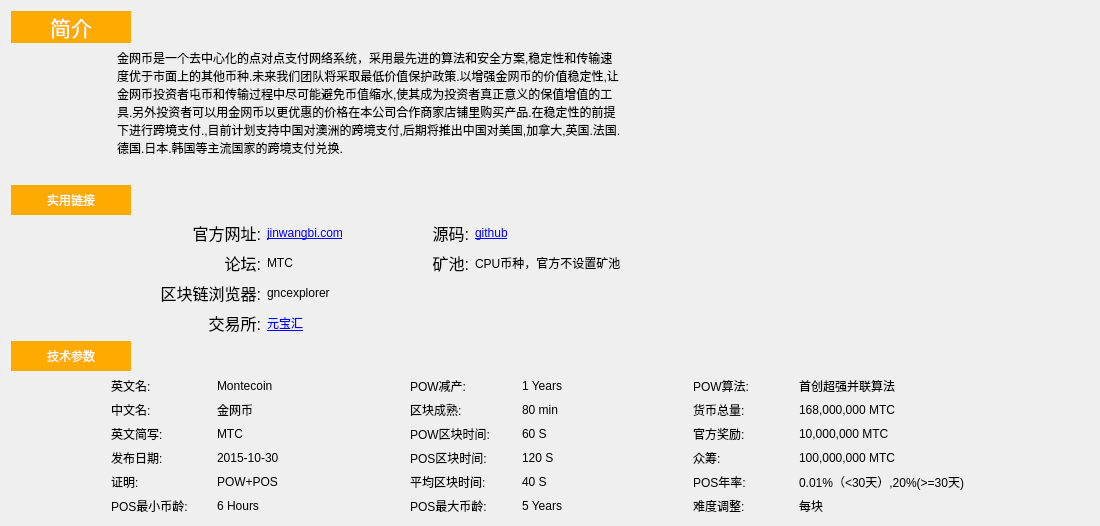
<?xml version="1.0" encoding="UTF-8"?>
<ui version="4.0">
 <class>BitcoinPage</class>
 <widget class="QWidget" name="BitcoinPage">
  <property name="geometry">
   <rect>
    <x>0</x>
    <y>0</y>
    <width>1100</width>
    <height>526</height>
   </rect>
  </property>
  <property name="windowTitle">
   <string>Form</string>
  </property>
  <layout class="QVBoxLayout" name="verticalLayout_5">
   <item>
    <layout class="QHBoxLayout" name="horizontalLayout_3">
     <item>
      <layout class="QVBoxLayout" name="verticalLayout_4">
       <item>
        <layout class="QVBoxLayout" name="verticalLayout_2">
         <item>
          <layout class="QHBoxLayout" name="horizontalLayout_4">
           <item>
            <widget class="QLabel" name="label">
             <property name="minimumSize">
              <size>
               <width>120</width>
               <height>30</height>
              </size>
             </property>
             <property name="styleSheet">
              <string notr="true">background-color: rgb(255, 170, 0);
color: rgb(255, 255, 255);
font: 75 16pt &quot;宋体&quot;;</string>
             </property>
             <property name="text">
              <string>&lt;!DOCTYPE HTML PUBLIC &quot;-//W3C//DTD HTML 4.0//EN&quot; &quot;http://www.w3.org/TR/REC-html40/strict.dtd&quot;&gt;
&lt;html&gt;&lt;head&gt;&lt;meta name=&quot;qrichtext&quot; content=&quot;1&quot; /&gt;&lt;style type=&quot;text/css&quot;&gt;
p, li { white-space: pre-wrap; }
&lt;/style&gt;&lt;/head&gt;&lt;body style=&quot; font-family:'宋体'; font-size:16pt; font-weight:72; font-style:normal;&quot;&gt;
&lt;p style=&quot; margin-top:12px; margin-bottom:12px; margin-left:0px; margin-right:0px; -qt-block-indent:0; text-indent:0px;&quot;&gt;简介&lt;/p&gt;&lt;/body&gt;&lt;/html&gt;</string>
             </property>
             <property name="scaledContents">
              <bool>false</bool>
             </property>
             <property name="alignment">
              <set>Qt::AlignCenter</set>
             </property>
            </widget>
           </item>
           <item>
            <spacer name="horizontalSpacer_4">
             <property name="orientation">
              <enum>Qt::Horizontal</enum>
             </property>
             <property name="sizeHint" stdset="0">
              <size>
               <width>40</width>
               <height>20</height>
              </size>
             </property>
            </spacer>
           </item>
          </layout>
         </item>
         <item>
          <layout class="QFormLayout" name="formLayout">
           <item row="0" column="0">
            <spacer name="horizontalSpacer_5">
             <property name="orientation">
              <enum>Qt::Horizontal</enum>
             </property>
             <property name="sizeType">
              <enum>QSizePolicy::Fixed</enum>
             </property>
             <property name="sizeHint" stdset="0">
              <size>
               <width>100</width>
               <height>20</height>
              </size>
             </property>
            </spacer>
           </item>
           <item row="0" column="1">
            <widget class="QLabel" name="label_5">
             <property name="minimumSize">
              <size>
               <width>500</width>
               <height>0</height>
              </size>
             </property>
             <property name="text">
              <string>&lt;html&gt;&lt;head/&gt;&lt;body&gt;&lt;p&gt;金网币是一个去中心化的点对点支付网络系统，采用最先进的算法和安全方案,稳定性和传输速度优于市面上的其他币种.未来我们团队将采取最低价值保护政策.以增强金网币的价值稳定性,让金网币投资者屯币和传输过程中尽可能避免币值缩水,使其成为投资者真正意义的保值增值的工具.另外投资者可以用金网币以更优惠的价格在本公司合作商家店铺里购买产品.在稳定性的前提下进行跨境支付.,目前计划支持中国对澳洲的跨境支付,后期将推出中国对美国,加拿大,英国.法国.德国.日本.韩国等主流国家的跨境支付兑换.&lt;/p&gt;&lt;/body&gt;&lt;/html&gt;</string>
             </property>
             <property name="wordWrap">
              <bool>true</bool>
             </property>
            </widget>
           </item>
          </layout>
         </item>
        </layout>
       </item>
       <item>
        <spacer name="verticalSpacer">
         <property name="orientation">
          <enum>Qt::Vertical</enum>
         </property>
         <property name="sizeType">
          <enum>QSizePolicy::Maximum</enum>
         </property>
         <property name="sizeHint" stdset="0">
          <size>
           <width>20</width>
           <height>30</height>
          </size>
         </property>
        </spacer>
       </item>
       <item>
        <layout class="QVBoxLayout" name="verticalLayout">
         <item>
          <layout class="QHBoxLayout" name="horizontalLayout">
           <item>
            <widget class="QLabel" name="label_3">
             <property name="minimumSize">
              <size>
               <width>120</width>
               <height>30</height>
              </size>
             </property>
             <property name="styleSheet">
              <string notr="true">color: rgb(255, 255, 255);
background-color: rgb(255, 170, 0);
font: 75 16pt &quot;宋体&quot;;</string>
             </property>
             <property name="text">
              <string>&lt;html&gt;&lt;head/&gt;&lt;body&gt;&lt;p&gt;实用链接&lt;/p&gt;&lt;/body&gt;&lt;/html&gt;</string>
             </property>
             <property name="alignment">
              <set>Qt::AlignCenter</set>
             </property>
            </widget>
           </item>
           <item>
            <spacer name="horizontalSpacer">
             <property name="orientation">
              <enum>Qt::Horizontal</enum>
             </property>
             <property name="sizeHint" stdset="0">
              <size>
               <width>40</width>
               <height>20</height>
              </size>
             </property>
            </spacer>
           </item>
          </layout>
         </item>
         <item>
          <layout class="QHBoxLayout" name="horizontalLayout_2">
           <item>
            <spacer name="horizontalSpacer_2">
             <property name="orientation">
              <enum>Qt::Horizontal</enum>
             </property>
             <property name="sizeType">
              <enum>QSizePolicy::Fixed</enum>
             </property>
             <property name="sizeHint" stdset="0">
              <size>
               <width>100</width>
               <height>20</height>
              </size>
             </property>
            </spacer>
           </item>
           <item>
            <layout class="QFormLayout" name="formLayout_2">
             <item row="0" column="0">
              <widget class="QLabel" name="label_4">
               <property name="sizePolicy">
                <sizepolicy hsizetype="Fixed" vsizetype="Preferred">
                 <horstretch>0</horstretch>
                 <verstretch>0</verstretch>
                </sizepolicy>
               </property>
               <property name="minimumSize">
                <size>
                 <width>150</width>
                 <height>0</height>
                </size>
               </property>
               <property name="text">
                <string>&lt;html&gt;&lt;head/&gt;&lt;body&gt;&lt;p&gt;&lt;span style=&quot; font-size:12pt;&quot;&gt;官方网址:&lt;/span&gt;&lt;/p&gt;&lt;/body&gt;&lt;/html&gt;</string>
               </property>
               <property name="alignment">
                <set>Qt::AlignRight|Qt::AlignTrailing|Qt::AlignVCenter</set>
               </property>
              </widget>
             </item>
             <item row="0" column="1">
              <widget class="QLabel" name="label_web">
               <property name="text">
                <string>&lt;html&gt;&lt;head/&gt;&lt;body&gt;&lt;p&gt;&lt;a href=&quot;www.jinwangbi.com&quot;&gt;&lt;span style=&quot; text-decoration: underline; color:#0000ff;&quot;&gt;jinwangbi.com&lt;/span&gt;&lt;/a&gt;&lt;/p&gt;&lt;/body&gt;&lt;/html&gt;</string>
               </property>
              </widget>
             </item>
             <item row="1" column="0">
              <widget class="QLabel" name="label_6">
               <property name="sizePolicy">
                <sizepolicy hsizetype="Preferred" vsizetype="Preferred">
                 <horstretch>0</horstretch>
                 <verstretch>0</verstretch>
                </sizepolicy>
               </property>
               <property name="minimumSize">
                <size>
                 <width>150</width>
                 <height>0</height>
                </size>
               </property>
               <property name="text">
                <string>&lt;html&gt;&lt;head/&gt;&lt;body&gt;&lt;p&gt;&lt;span style=&quot; font-size:12pt;&quot;&gt;论坛:&lt;/span&gt;&lt;/p&gt;&lt;/body&gt;&lt;/html&gt;</string>
               </property>
               <property name="alignment">
                <set>Qt::AlignRight|Qt::AlignTrailing|Qt::AlignVCenter</set>
               </property>
              </widget>
             </item>
             <item row="1" column="1">
              <widget class="QLabel" name="label_forum">
               <property name="text">
                <string>&lt;html&gt;&lt;head/&gt;&lt;body&gt;&lt;p&gt;MTC&lt;/p&gt;&lt;/body&gt;&lt;/html&gt;</string>
               </property>
              </widget>
             </item>
             <item row="2" column="0">
              <widget class="QLabel" name="label_9">
               <property name="minimumSize">
                <size>
                 <width>150</width>
                 <height>0</height>
                </size>
               </property>
               <property name="text">
                <string>&lt;html&gt;&lt;head/&gt;&lt;body&gt;&lt;p&gt;&lt;span style=&quot; font-size:12pt;&quot;&gt;区块链浏览器:&lt;/span&gt;&lt;/p&gt;&lt;/body&gt;&lt;/html&gt;</string>
               </property>
               <property name="alignment">
                <set>Qt::AlignRight|Qt::AlignTrailing|Qt::AlignVCenter</set>
               </property>
              </widget>
             </item>
             <item row="2" column="1">
              <widget class="QLabel" name="label_explorer">
               <property name="text">
                <string>&lt;html&gt;&lt;head/&gt;&lt;body&gt;&lt;p&gt;gncexplorer&lt;/p&gt;&lt;/body&gt;&lt;/html&gt;</string>
               </property>
              </widget>
             </item>
             <item row="3" column="0">
              <widget class="QLabel" name="label_8">
               <property name="sizePolicy">
                <sizepolicy hsizetype="Preferred" vsizetype="Expanding">
                 <horstretch>0</horstretch>
                 <verstretch>0</verstretch>
                </sizepolicy>
               </property>
               <property name="minimumSize">
                <size>
                 <width>150</width>
                 <height>0</height>
                </size>
               </property>
               <property name="layoutDirection">
                <enum>Qt::LeftToRight</enum>
               </property>
               <property name="text">
                <string>&lt;html&gt;&lt;head/&gt;&lt;body&gt;&lt;p&gt;&lt;span style=&quot; font-size:12pt;&quot;&gt;交易所:&lt;/span&gt;&lt;/p&gt;&lt;/body&gt;&lt;/html&gt;</string>
               </property>
               <property name="alignment">
                <set>Qt::AlignRight|Qt::AlignTrailing|Qt::AlignVCenter</set>
               </property>
              </widget>
             </item>
             <item row="3" column="1">
              <widget class="QLabel" name="label_ex">
               <property name="text">
                <string>&lt;html&gt;&lt;head/&gt;&lt;body&gt;&lt;p&gt;&lt;a href=&quot;https://yuanbaohui.com/coins&quot;&gt;&lt;span style=&quot; text-decoration: underline; color:#0000ff;&quot;&gt;元宝汇&lt;/span&gt;&lt;/a&gt;&lt;/p&gt;&lt;/body&gt;&lt;/html&gt;</string>
               </property>
              </widget>
             </item>
            </layout>
           </item>
           <item>
            <layout class="QFormLayout" name="formLayout_3">
             <item row="0" column="0">
              <widget class="QLabel" name="label_47">
               <property name="minimumSize">
                <size>
                 <width>120</width>
                 <height>0</height>
                </size>
               </property>
               <property name="text">
                <string>&lt;html&gt;&lt;head/&gt;&lt;body&gt;&lt;p&gt;&lt;span style=&quot; font-size:12pt;&quot;&gt;源码:&lt;/span&gt;&lt;/p&gt;&lt;/body&gt;&lt;/html&gt;</string>
               </property>
               <property name="alignment">
                <set>Qt::AlignRight|Qt::AlignTrailing|Qt::AlignVCenter</set>
               </property>
              </widget>
             </item>
             <item row="0" column="1">
              <widget class="QLabel" name="label_soundcode">
               <property name="text">
                <string>&lt;html&gt;&lt;head/&gt;&lt;body&gt;&lt;p&gt;&lt;a href=&quot;https://github.com/jinwangbi/montecoin&quot;&gt;&lt;span style=&quot; text-decoration: underline; color:#0000ff;&quot;&gt;github&lt;/span&gt;&lt;/a&gt;&lt;/p&gt;&lt;/body&gt;&lt;/html&gt;</string>
               </property>
              </widget>
             </item>
             <item row="1" column="0">
              <widget class="QLabel" name="label_7">
               <property name="sizePolicy">
                <sizepolicy hsizetype="Preferred" vsizetype="Preferred">
                 <horstretch>0</horstretch>
                 <verstretch>0</verstretch>
                </sizepolicy>
               </property>
               <property name="minimumSize">
                <size>
                 <width>120</width>
                 <height>0</height>
                </size>
               </property>
               <property name="text">
                <string>&lt;html&gt;&lt;head/&gt;&lt;body&gt;&lt;p&gt;&lt;span style=&quot; font-size:12pt;&quot;&gt;矿池:&lt;/span&gt;&lt;/p&gt;&lt;/body&gt;&lt;/html&gt;</string>
               </property>
               <property name="alignment">
                <set>Qt::AlignRight|Qt::AlignTrailing|Qt::AlignVCenter</set>
               </property>
              </widget>
             </item>
             <item row="1" column="1">
              <widget class="QLabel" name="label_pool">
               <property name="text">
                <string>&lt;html&gt;&lt;head/&gt;&lt;body&gt;&lt;p&gt;CPU币种，官方不设置矿池&lt;/p&gt;&lt;/body&gt;&lt;/html&gt;</string>
               </property>
              </widget>
             </item>
            </layout>
           </item>
          </layout>
         </item>
        </layout>
       </item>
      </layout>
     </item>
     <item>
      <spacer name="horizontalSpacer_3">
       <property name="orientation">
        <enum>Qt::Horizontal</enum>
       </property>
       <property name="sizeHint" stdset="0">
        <size>
         <width>40</width>
         <height>20</height>
        </size>
       </property>
      </spacer>
     </item>
     <item>
      <widget class="QLabel" name="label_10">
       <property name="sizePolicy">
        <sizepolicy hsizetype="Expanding" vsizetype="Expanding">
         <horstretch>0</horstretch>
         <verstretch>0</verstretch>
        </sizepolicy>
       </property>
       <property name="minimumSize">
        <size>
         <width>200</width>
         <height>200</height>
        </size>
       </property>
       <property name="styleSheet">
        <string notr="true">image: url(:/images/montecoin_intro);</string>
       </property>
       <property name="text">
        <string/>
       </property>
       <property name="pixmap">
        <pixmap>:/icons/intro_montecoin</pixmap>
       </property>
      </widget>
     </item>
     <item>
      <spacer name="horizontalSpacer_6">
       <property name="orientation">
        <enum>Qt::Horizontal</enum>
       </property>
       <property name="sizeType">
        <enum>QSizePolicy::Maximum</enum>
       </property>
       <property name="sizeHint" stdset="0">
        <size>
         <width>80</width>
         <height>20</height>
        </size>
       </property>
      </spacer>
     </item>
    </layout>
   </item>
   <item>
    <spacer name="verticalSpacer_2">
     <property name="orientation">
      <enum>Qt::Vertical</enum>
     </property>
     <property name="sizeType">
      <enum>QSizePolicy::Maximum</enum>
     </property>
     <property name="sizeHint" stdset="0">
      <size>
       <width>20</width>
       <height>30</height>
      </size>
     </property>
    </spacer>
   </item>
   <item>
    <layout class="QVBoxLayout" name="verticalLayout_3">
     <item>
      <layout class="QHBoxLayout" name="horizontalLayout_7">
       <item>
        <widget class="QLabel" name="label_2">
         <property name="minimumSize">
          <size>
           <width>120</width>
           <height>30</height>
          </size>
         </property>
         <property name="styleSheet">
          <string notr="true">color: rgb(255, 255, 255);
background-color: rgb(255, 170, 0);
font: 75 16pt &quot;宋体&quot;;</string>
         </property>
         <property name="text">
          <string>&lt;html&gt;&lt;head/&gt;&lt;body&gt;&lt;p&gt;技术参数&lt;/p&gt;&lt;/body&gt;&lt;/html&gt;</string>
         </property>
         <property name="alignment">
          <set>Qt::AlignCenter</set>
         </property>
        </widget>
       </item>
       <item>
        <spacer name="horizontalSpacer_11">
         <property name="orientation">
          <enum>Qt::Horizontal</enum>
         </property>
         <property name="sizeHint" stdset="0">
          <size>
           <width>40</width>
           <height>20</height>
          </size>
         </property>
        </spacer>
       </item>
      </layout>
     </item>
     <item>
      <layout class="QHBoxLayout" name="horizontalLayout_6">
       <item>
        <spacer name="horizontalSpacer_7">
         <property name="orientation">
          <enum>Qt::Horizontal</enum>
         </property>
         <property name="sizeType">
          <enum>QSizePolicy::Fixed</enum>
         </property>
         <property name="sizeHint" stdset="0">
          <size>
           <width>100</width>
           <height>20</height>
          </size>
         </property>
        </spacer>
       </item>
       <item>
        <layout class="QGridLayout" name="gridLayout_3">
         <item row="0" column="0">
          <widget class="QLabel" name="label_11">
           <property name="text">
            <string>英文名:</string>
           </property>
          </widget>
         </item>
         <item row="0" column="1">
          <widget class="QLabel" name="label_12">
           <property name="text">
            <string>Montecoin</string>
           </property>
          </widget>
         </item>
         <item row="1" column="0">
          <widget class="QLabel" name="label_13">
           <property name="text">
            <string>&lt;html&gt;&lt;head/&gt;&lt;body&gt;&lt;p&gt;中文名:&lt;/p&gt;&lt;/body&gt;&lt;/html&gt;</string>
           </property>
          </widget>
         </item>
         <item row="1" column="1">
          <widget class="QLabel" name="label_14">
           <property name="text">
            <string>金网币</string>
           </property>
          </widget>
         </item>
         <item row="2" column="0">
          <widget class="QLabel" name="label_15">
           <property name="text">
            <string>英文简写:</string>
           </property>
          </widget>
         </item>
         <item row="2" column="1">
          <widget class="QLabel" name="label_16">
           <property name="text">
            <string>MTC</string>
           </property>
          </widget>
         </item>
         <item row="3" column="0">
          <widget class="QLabel" name="label_20">
           <property name="text">
            <string>发布日期:</string>
           </property>
          </widget>
         </item>
         <item row="3" column="1">
          <widget class="QLabel" name="label_19">
           <property name="text">
            <string>&lt;html&gt;&lt;head/&gt;&lt;body&gt;&lt;p&gt;2015-10-30&lt;/p&gt;&lt;/body&gt;&lt;/html&gt;</string>
           </property>
          </widget>
         </item>
         <item row="4" column="0">
          <widget class="QLabel" name="label_18">
           <property name="text">
            <string>证明:</string>
           </property>
          </widget>
         </item>
         <item row="4" column="1">
          <widget class="QLabel" name="label_17">
           <property name="text">
            <string>POW+POS</string>
           </property>
          </widget>
         </item>
         <item row="5" column="0">
          <widget class="QLabel" name="label_41">
           <property name="minimumSize">
            <size>
             <width>100</width>
             <height>0</height>
            </size>
           </property>
           <property name="text">
            <string>POS最小币龄:</string>
           </property>
          </widget>
         </item>
         <item row="5" column="1">
          <widget class="QLabel" name="label_42">
           <property name="text">
            <string>6 Hours</string>
           </property>
          </widget>
         </item>
        </layout>
       </item>
       <item>
        <spacer name="horizontalSpacer_8">
         <property name="orientation">
          <enum>Qt::Horizontal</enum>
         </property>
         <property name="sizeHint" stdset="0">
          <size>
           <width>40</width>
           <height>20</height>
          </size>
         </property>
        </spacer>
       </item>
       <item>
        <layout class="QGridLayout" name="gridLayout_4">
         <item row="0" column="0">
          <widget class="QLabel" name="label_21">
           <property name="text">
            <string>POW减产:</string>
           </property>
          </widget>
         </item>
         <item row="0" column="2">
          <widget class="QLabel" name="label_22">
           <property name="text">
            <string>1 Years</string>
           </property>
          </widget>
         </item>
         <item row="1" column="0">
          <widget class="QLabel" name="label_23">
           <property name="text">
            <string>&lt;html&gt;&lt;head/&gt;&lt;body&gt;&lt;p&gt;区块成熟:&lt;/p&gt;&lt;/body&gt;&lt;/html&gt;</string>
           </property>
          </widget>
         </item>
         <item row="1" column="2">
          <widget class="QLabel" name="label_24">
           <property name="text">
            <string>80 min</string>
           </property>
          </widget>
         </item>
         <item row="2" column="0">
          <widget class="QLabel" name="label_25">
           <property name="text">
            <string>&lt;html&gt;&lt;head/&gt;&lt;body&gt;&lt;p&gt;POW区块时间:&lt;/p&gt;&lt;/body&gt;&lt;/html&gt;</string>
           </property>
          </widget>
         </item>
         <item row="2" column="2">
          <widget class="QLabel" name="label_26">
           <property name="text">
            <string>60 S</string>
           </property>
          </widget>
         </item>
         <item row="3" column="0">
          <widget class="QLabel" name="label_27">
           <property name="text">
            <string>&lt;html&gt;&lt;head/&gt;&lt;body&gt;&lt;p&gt;POS区块时间:&lt;/p&gt;&lt;/body&gt;&lt;/html&gt;</string>
           </property>
          </widget>
         </item>
         <item row="3" column="2">
          <widget class="QLabel" name="label_28">
           <property name="text">
            <string>&lt;html&gt;&lt;head/&gt;&lt;body&gt;&lt;p&gt;120 S&lt;/p&gt;&lt;/body&gt;&lt;/html&gt;</string>
           </property>
          </widget>
         </item>
         <item row="4" column="0" colspan="2">
          <widget class="QLabel" name="label_29">
           <property name="text">
            <string>&lt;html&gt;&lt;head/&gt;&lt;body&gt;&lt;p&gt;平均区块时间:&lt;/p&gt;&lt;/body&gt;&lt;/html&gt;</string>
           </property>
          </widget>
         </item>
         <item row="4" column="2">
          <widget class="QLabel" name="label_30">
           <property name="text">
            <string>40 S</string>
           </property>
          </widget>
         </item>
         <item row="5" column="0">
          <widget class="QLabel" name="label_44">
           <property name="minimumSize">
            <size>
             <width>100</width>
             <height>0</height>
            </size>
           </property>
           <property name="text">
            <string>POS最大币龄:</string>
           </property>
          </widget>
         </item>
         <item row="5" column="2">
          <widget class="QLabel" name="label_43">
           <property name="text">
            <string>5 Years</string>
           </property>
          </widget>
         </item>
        </layout>
       </item>
       <item>
        <spacer name="horizontalSpacer_9">
         <property name="orientation">
          <enum>Qt::Horizontal</enum>
         </property>
         <property name="sizeHint" stdset="0">
          <size>
           <width>40</width>
           <height>20</height>
          </size>
         </property>
        </spacer>
       </item>
       <item>
        <layout class="QGridLayout" name="gridLayout_5">
         <item row="0" column="0">
          <widget class="QLabel" name="label_31">
           <property name="text">
            <string>&lt;html&gt;&lt;head/&gt;&lt;body&gt;&lt;p&gt;POW算法:&lt;/p&gt;&lt;/body&gt;&lt;/html&gt;</string>
           </property>
          </widget>
         </item>
         <item row="0" column="1">
          <widget class="QLabel" name="label_32">
           <property name="text">
            <string>&lt;html&gt;&lt;head/&gt;&lt;body&gt;&lt;p&gt;首创超强并联算法&lt;/p&gt;&lt;/body&gt;&lt;/html&gt;</string>
           </property>
          </widget>
         </item>
         <item row="1" column="0">
          <widget class="QLabel" name="label_33">
           <property name="text">
            <string>&lt;html&gt;&lt;head/&gt;&lt;body&gt;&lt;p&gt;货币总量:&lt;/p&gt;&lt;/body&gt;&lt;/html&gt;</string>
           </property>
          </widget>
         </item>
         <item row="1" column="1">
          <widget class="QLabel" name="label_34">
           <property name="text">
            <string>&lt;html&gt;&lt;head/&gt;&lt;body&gt;&lt;p&gt;168,000,000 MTC&lt;/p&gt;&lt;/body&gt;&lt;/html&gt;</string>
           </property>
          </widget>
         </item>
         <item row="2" column="0">
          <widget class="QLabel" name="label_35">
           <property name="text">
            <string>&lt;html&gt;&lt;head/&gt;&lt;body&gt;&lt;p&gt;官方奖励:&lt;/p&gt;&lt;/body&gt;&lt;/html&gt;</string>
           </property>
          </widget>
         </item>
         <item row="2" column="1">
          <widget class="QLabel" name="label_36">
           <property name="text">
            <string>&lt;html&gt;&lt;head/&gt;&lt;body&gt;&lt;p&gt;10,000,000 MTC&lt;/p&gt;&lt;/body&gt;&lt;/html&gt;</string>
           </property>
          </widget>
         </item>
         <item row="3" column="0">
          <widget class="QLabel" name="label_37">
           <property name="text">
            <string>&lt;html&gt;&lt;head/&gt;&lt;body&gt;&lt;p&gt;众筹:&lt;/p&gt;&lt;/body&gt;&lt;/html&gt;</string>
           </property>
          </widget>
         </item>
         <item row="3" column="1">
          <widget class="QLabel" name="label_38">
           <property name="text">
            <string>&lt;html&gt;&lt;head/&gt;&lt;body&gt;&lt;p&gt;100,000,000 MTC&lt;/p&gt;&lt;/body&gt;&lt;/html&gt;</string>
           </property>
          </widget>
         </item>
         <item row="4" column="0">
          <widget class="QLabel" name="label_39">
           <property name="text">
            <string>&lt;html&gt;&lt;head/&gt;&lt;body&gt;&lt;p&gt;POS年率:&lt;/p&gt;&lt;/body&gt;&lt;/html&gt;</string>
           </property>
          </widget>
         </item>
         <item row="4" column="1">
          <widget class="QLabel" name="label_40">
           <property name="text">
            <string>0.01%（&lt;30天）,20%(&gt;=30天)</string>
           </property>
          </widget>
         </item>
         <item row="5" column="0">
          <widget class="QLabel" name="label_46">
           <property name="minimumSize">
            <size>
             <width>100</width>
             <height>0</height>
            </size>
           </property>
           <property name="text">
            <string>难度调整:</string>
           </property>
          </widget>
         </item>
         <item row="5" column="1">
          <widget class="QLabel" name="label_45">
           <property name="text">
            <string>每块</string>
           </property>
          </widget>
         </item>
        </layout>
       </item>
       <item>
        <spacer name="horizontalSpacer_10">
         <property name="orientation">
          <enum>Qt::Horizontal</enum>
         </property>
         <property name="sizeHint" stdset="0">
          <size>
           <width>40</width>
           <height>20</height>
          </size>
         </property>
        </spacer>
       </item>
      </layout>
     </item>
    </layout>
   </item>
   <item>
    <spacer name="verticalSpacer_3">
     <property name="orientation">
      <enum>Qt::Vertical</enum>
     </property>
     <property name="sizeHint" stdset="0">
      <size>
       <width>20</width>
       <height>32</height>
      </size>
     </property>
    </spacer>
   </item>
  </layout>
 </widget>
 <resources/>
 <connections/>
</ui>
